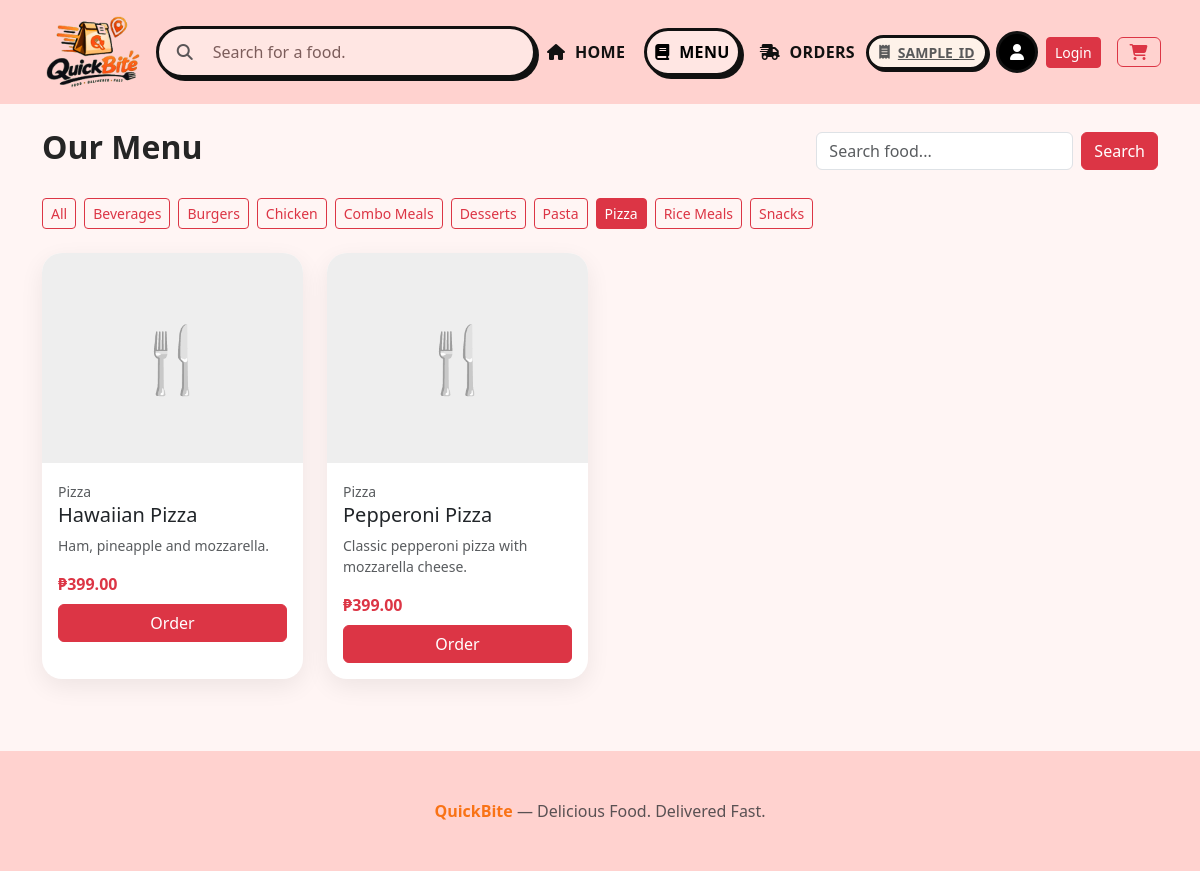
/menu.php?category=2, run on the app's committed database.
### tables this page shows
CREATE TABLE categories(
 id INT AUTO_INCREMENT PRIMARY KEY,
 name VARCHAR(100) NOT NULL,
 status TINYINT(1) DEFAULT 1,
 created_at TIMESTAMP DEFAULT CURRENT_TIMESTAMP
);

CREATE TABLE foods(
 id INT AUTO_INCREMENT PRIMARY KEY,
 category_id INT NOT NULL,
 name VARCHAR(150) NOT NULL,
 description TEXT,
 price DECIMAL(10,2) NOT NULL,
 prep_minutes INT DEFAULT 15,
 image VARCHAR(255) NULL,
 status TINYINT(1) DEFAULT 1,
 created_at TIMESTAMP DEFAULT CURRENT_TIMESTAMP,
 FOREIGN KEY(category_id) REFERENCES categories(id)
);

### includes/functions.php (called while the page is built, shortened)
<?php
function e($value) { return htmlspecialchars((string)$value, ENT_QUOTES, 'UTF-8'); }
function money($n) { return '₱' . number_format((float)$n, 2); }
?>

### menu.php (the view, shortened to what this page needs)
<?php
require_once "config/database.php"; require_once "includes/functions.php";
$cats=$pdo->query("SELECT * FROM categories WHERE status=1 ORDER BY name")->fetchAll();
$search=trim($_GET['search']??''); $cat=(int)($_GET['category']??0);
$sql="SELECT f.*,c.name category FROM foods f JOIN categories c ON c.id=f.category_id WHERE f.status=1";
$params=[];
if($cat){$sql.=" AND f.category_id=?";$params[]=$cat;}
$sql.=" ORDER BY f.name";
$stmt=$pdo->prepare($sql);$stmt->execute($params);$foods=$stmt->fetchAll();
include "includes/header.php";
?>
<div class="container py-4"><div class="d-flex justify-content-between align-items-center flex-wrap gap-2"><h2 class="fw-bold">Our Menu</h2>
<form class="d-flex"><input name="search" value="<?=e($search)?>" class="form-control" placeholder="Search food..."><button class="btn btn-danger ms-2">Search</button></form></div>
<div class="my-4 d-flex gap-2 flex-wrap"><a class="btn btn-sm <?=!$cat?'btn-danger':'btn-outline-danger'?>" href="menu.php">All</a><?php foreach($cats as $c):?><a class="btn btn-sm <?=$cat==$c['id']?'btn-danger':'btn-outline-danger'?>" href="?category=<?=$c['id']?>"><?=e($c['name'])?></a><?php endforeach;?></div>
<div class="row g-4"><?php foreach($foods as $f):?><div class="col-12 col-sm-6 col-lg-3"><div class="card food-card h-100">
<?php if($f['image'] && str_starts_with($f['image'],'http')):?><img class="food-img w-100" src="<?=e($f['image'])?>"><?php elseif($f['image']):?><img class="food-img w-100" src="<?= $base_url ?>/assets/uploads/<?=e($f['image'])?>"><?php else:?><div class="food-img d-flex align-items-center justify-content-center display-3">🍴</div><?php endif;?>
<div class="card-body"><small class="text-muted"><?=e($f['category'])?></small><h5><?=e($f['name'])?></h5><p class="small text-muted"><?=e($f['description'])?></p><div class="price"><?=money($f['price'])?></div><a class="btn btn-danger w-100 mt-2" href="food-details.php?id=<?=$f['id']?>">Order</a></div></div></div><?php endforeach;?></div></div>
<?php include "includes/footer.php"; ?>

### assets/css/style.css (style rules this page uses)
body { background:#fffaf7;color:#252525 }
:root { --pink-bg:#ffd2cf;--pink-bg-2:#ffe6e3;--pink-light:#fff1ee;--pink-dark:#e8a3a0;--pink-deep:#ff9c99;--orange:#ff9a3d;--orange-deep:#f97316;--outline:#1f1014 }
.landing-body { background:#fff5f4 }
.food-card { border:0;border-radius:20px;overflow:hidden;box-shadow:0 8px 25px rgba(0,0,0,.07);transition:.2s }
.food-img { height:210px;object-fit:cover;background:#eee }
.price { font-weight:800;color:#dc3545 }

### data on the page
categories: name "Beverages"
categories: name "Burgers"
categories: name "Chicken"
categories: name "Combo Meals"
categories: name "Desserts"
categories: name "Pasta"
categories: name "Pizza"
categories: name "Rice Meals"
categories: name "Snacks"
foods: category.name "Pizza", name "Hawaiian Pizza", description "Ham, pineapple and mozzarella.", price "₱399.00"
foods: category.name "Pizza", name "Pepperoni Pizza", description "Classic pepperoni pizza with mozzarella cheese.", price "₱399.00"
